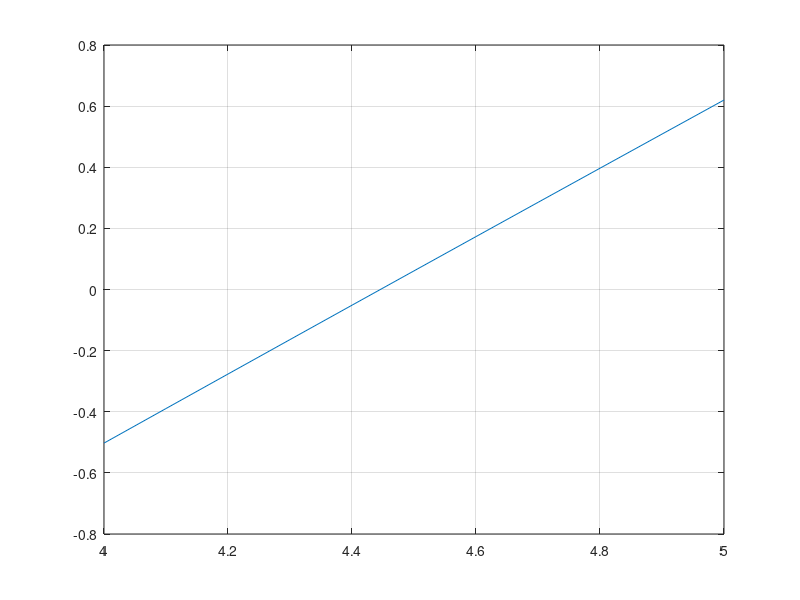

The MATLAB script that drew this image:
%5-variant
%3.1
disp('3.1-masala')
A=[1 5 3 4;
7 14 20 27;
5 10 16 19;
3 5 6 13
]';
B=[0 0 -2 5];
X1=(A'\B')'
X2=B/A
X3=B*A^-1
X4=B*inv(A)

%3.2
disp('3.2-masala')
x=4:0.1:5;
y=x+cbrt(x)-6.09;
plot(x,y)
grid on
%fzero va fsolve sintaksisi (Octave'da ishlamaydi)
%x1=fzero('(x+x.^1/3-6.09)', [4 5])
%x2=fsolve('(x+x.^1/3-6.09)', 4:5)

%fzero va fsolve sintaksisi (Octave'da ishlaydi)
f=@(x) x+x.^1/3-6.09
x1=fzero(f, [4 5])
x2=fsolve(f, 4:5)
